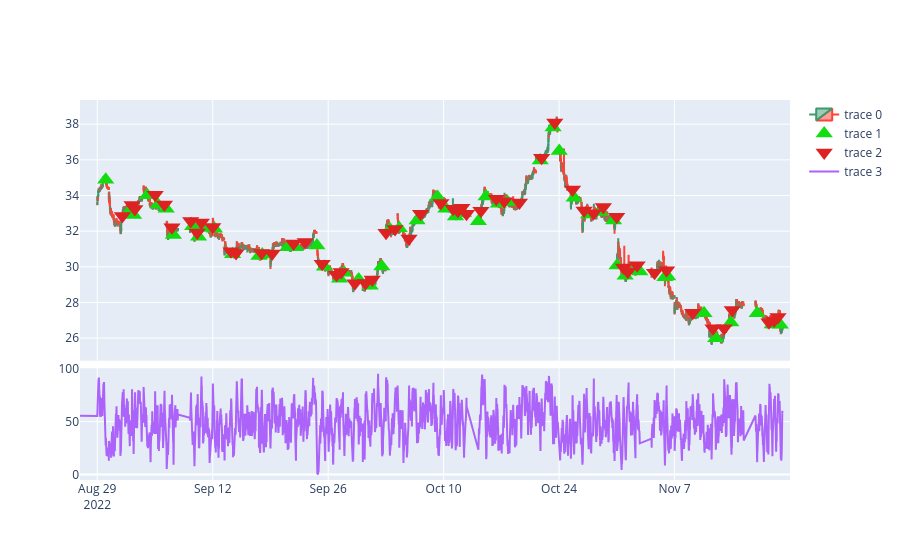

The code cell stored with this chart in its notebook:
### Code cell
import plotly.graph_objects as go
from plotly.subplots import make_subplots

df_buys = df_trades_raw[df_trades_raw['kind'] == 'buy']
df_sells = df_trades_raw[df_trades_raw['kind'] == 'sell']

fig = make_subplots(rows=2, cols=1, row_heights=[0.7, 0.3], vertical_spacing=0.02, shared_xaxes=True)


fig.add_trace(go.Candlestick(x=df.index,
                                        open=df.open,
                                     high=df.high,
                                     low=df.low,
                                     close=df.close), row=1, col=1)


fig.add_trace(go.Scatter(x=df_buys.index, y=df_buys["price"], marker_color='#11dd11', marker_size=15,
                mode="markers", marker_symbol= 'triangle-up'), row=1, col=1)
fig.add_trace(go.Scatter(x=df_sells.index,y=df_sells['price'], marker_color='#dd2222',  marker_size=15,
                 mode="markers", marker_symbol= 'triangle-down'), row=1, col=1)

fig.add_trace(go.Scatter(x=df.index,
                y=df['rsi']), row=2, col=1)

fig.update_xaxes(rangebreaks=[dict(bounds=[18, 10], pattern='hour'), dict(bounds=['sat', 'mon'])])
fig.update_layout(height=800, xaxis_rangeslider_visible=False)

fig.show()

### Figure 1 — Plotly figure (JSON) as saved in the notebook; plotly's stock layout.template omitted (floating-point values rounded to 4 significant figures; data arrays with more than 128 entries replaced by an {"elided": "..."} marker saying what was removed)
{"data": [{"close": {"elided": "5000 float values"}, "high": {"elided": "5000 float values"}, "low": {"elided": "5000 float values"}, "open": {"elided": "5000 float values"}, "type": "candlestick", "x": {"elided": "5000 str values"}, "xaxis": "x", "yaxis": "y"}, {"marker": {"color": "#11dd11", "size": 15, "symbol": "triangle-up"}, "mode": "markers", "type": "scatter", "x": ["2022-08-29T15:50:00", "2022-08-31T16:20:00", "2022-09-01T11:10:00", "2022-09-02T12:40:00", "2022-09-05T12:05:00", "2022-09-05T17:45:00", "2022-09-06T14:45:00", "2022-09-08T12:05:00", "2022-09-08T16:10:00", "2022-09-09T11:20:00", "2022-09-12T11:15:00", "2022-09-13T15:45:00", "2022-09-16T10:00:00", "2022-09-16T12:20:00", "2022-09-20T13:55:00", "2022-09-21T11:15:00", "2022-09-23T10:10:00", "2022-09-23T15:25:00", "2022-09-26T17:55:00", "2022-09-27T13:05:00", "2022-09-28T15:10:00", "2022-09-29T15:05:00", "2022-09-30T15:10:00", "2022-10-03T12:45:00", "2022-10-04T11:15:00", "2022-10-05T15:35:00", "2022-10-07T13:45:00", "2022-10-10T11:35:00", "2022-10-11T10:15:00", "2022-10-11T13:10:00", "2022-10-11T15:45:00", "2022-10-13T10:05:00", "2022-10-13T15:25:00", "2022-10-14T15:55:00", "2022-10-17T14:15:00", "2022-10-20T12:55:00", "2022-10-21T13:50:00", "2022-10-24T10:05:00", "2022-10-25T12:25:00", "2022-10-26T14:25:00", "2022-10-27T14:30:00", "2022-10-28T15:45:00", "2022-10-31T10:10:00", "2022-10-31T15:45:00", "2022-11-01T14:25:00", "2022-11-01T17:55:00", "2022-11-04T11:15:00", "2022-11-04T13:15:00", "2022-11-09T14:25:00", "2022-11-10T14:35:00", "2022-11-11T17:00:00", "2022-11-16T11:15:00", "2022-11-17T13:40:00", "2022-11-17T16:25:00", "2022-11-18T11:15:00"], "xaxis": "x", "y": [34.89, 33.11, 32.9, 34.01, 33.48, 33.26, 31.78, 32.27, 31.68, 32.18, 32.13, 30.71, 30.6, 30.69, 31.1, 31.1, 31.19, 30, 29.33, 29.66, 29.29, 28.93, 30.02, 32.1, 32.16, 32.6, 33.91, 33.25, 32.82, 33.01, 33.02, 32.56, 33.95, 33.54, 33.64, 35.97, 37.81, 36.5, 33.87, 32.93, 33.08, 32.6, 30.07, 29.5, 29.8, 29.74, 29.42, 29.46, 27.39, 25.99, 26.88, 27.39, 26.76, 26.8, 26.75], "yaxis": "y"}, {"marker": {"color": "#dd2222", "size": 15, "symbol": "triangle-down"}, "mode": "markers", "type": "scatter", "x": ["2022-08-31T11:20:00", "2022-09-01T10:05:00", "2022-09-01T12:00:00", "2022-09-05T10:05:00", "2022-09-05T16:30:00", "2022-09-06T13:45:00", "2022-09-08T10:45:00", "2022-09-08T15:15:00", "2022-09-09T10:05:00", "2022-09-12T10:00:00", "2022-09-13T14:40:00", "2022-09-14T10:10:00", "2022-09-16T11:50:00", "2022-09-19T11:10:00", "2022-09-21T10:00:00", "2022-09-22T10:05:00", "2022-09-23T13:50:00", "2022-09-26T15:50:00", "2022-09-27T10:55:00", "2022-09-28T12:30:00", "2022-09-29T11:50:00", "2022-09-29T16:30:00", "2022-10-03T10:05:00", "2022-10-03T16:20:00", "2022-10-05T10:00:00", "2022-10-06T10:00:00", "2022-10-07T16:05:00", "2022-10-10T16:35:00", "2022-10-11T11:50:00", "2022-10-11T14:35:00", "2022-10-11T17:50:00", "2022-10-13T11:50:00", "2022-10-14T14:30:00", "2022-10-17T12:00:00", "2022-10-18T14:30:00", "2022-10-20T13:55:00", "2022-10-21T15:00:00", "2022-10-25T11:20:00", "2022-10-26T11:20:00", "2022-10-26T17:55:00", "2022-10-27T16:40:00", "2022-10-28T17:55:00", "2022-10-31T14:40:00", "2022-10-31T17:35:00", "2022-11-01T16:05:00", "2022-11-03T12:10:00", "2022-11-04T12:30:00", "2022-11-08T14:35:00", "2022-11-10T12:40:00", "2022-11-11T12:20:00", "2022-11-14T10:00:00", "2022-11-17T11:25:00", "2022-11-17T15:00:00", "2022-11-17T17:40:00"], "xaxis": "x", "y": [32.85, 33.46, 33.24, 34.04, 33.49, 32.22, 32.57, 31.92, 32.48, 32.23, 30.87, 30.77, 30.77, 30.74, 31.3, 31.39, 30.17, 29.55, 29.71, 29.07, 29.09, 29.29, 31.91, 32.12, 31.59, 32.97, 33.58, 33.26, 33.15, 33.31, 32.97, 33.14, 33.82, 33.67, 33.61, 36.12, 38.1, 34.33, 33.16, 33, 33.35, 32.81, 29.96, 29.72, 30.08, 29.66, 29.8, 27.42, 26.55, 26.55, 27.58, 26.89, 26.98, 27.19], "yaxis": "y"}, {"type": "scatter", "x": {"elided": "5000 str values"}, "xaxis": "x2", "y": {"elided": "5000 float values"}, "yaxis": "y2"}], "layout": {"autosize": true, "xaxis": {"anchor": "y", "autorange": true, "domain": [0, 1], "matches": "x2", "range": ["2022-08-28 09:03:12.1053", "2022-11-19 18:01:47.8947"], "rangebreaks": [{"bounds": [18, 10], "pattern": "hour"}, {"bounds": ["sat", "mon"]}], "rangeslider": {"visible": false, "yaxis": {}}, "showspikes": false, "showticklabels": false, "type": "date"}, "xaxis2": {"anchor": "y2", "autorange": true, "domain": [0, 1], "range": ["2022-08-28 09:03:12.1053", "2022-11-19 18:01:47.8947"], "rangebreaks": [{"bounds": [18, 10], "pattern": "hour"}, {"bounds": ["sat", "mon"]}], "showspikes": false, "type": "date"}, "yaxis": {"anchor": "x", "autorange": true, "domain": [0.314, 1], "range": [24.9, 39.12], "showspikes": false, "type": "linear"}, "yaxis2": {"anchor": "x2", "autorange": true, "domain": [0, 0.294], "range": [-5.287, 100.5], "showspikes": false, "type": "linear"}}}
